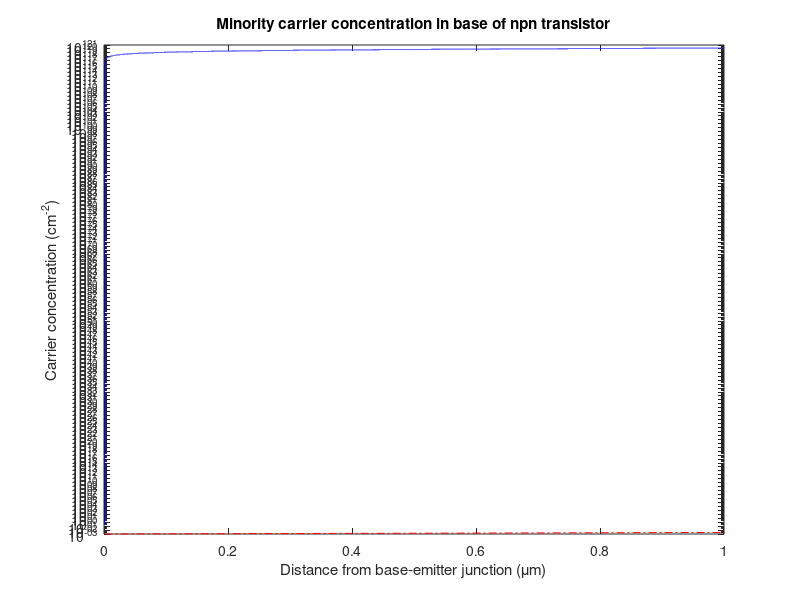

This figure's MATLAB source:
%% Static parameters
N_A   = 1e19;                 % Acceptor donor concentration (cm^-2)
mu_n  = 1417;                 % Electron mobility (cm^2 / V sec)
tau_n = 25e-9;                % Carrier lifetime (s)
n_i   = 1e10;                % Intrinsic carrier concentration (cm^-2)

n_p0 = 1e1;                   % Base minority carrier concentration, under T.E.
q    = 1.602e-19;             % Electron charge (magnitude)
k_B  = 1.381e-23;             % Boltzmann's constant (J / K )
T    = 300;                   % Temperature (K)

D_n  = mu_n * k_B * T / q;    % Diffusivity (cm^2 / sec)
L_n  = sqrt(D_n*tau_n);       % Minority carrier diffusion length (cm)

base_coeff     = n_i^2/N_A;   % Constant multiplier
exponent_coeff = q/(k_B * T); % Constant exponent

%% Test parameters
W_B  = 1e-3;                  % Width of base (cm)
V_BE = 0.1;                   % Voltage across base-emitter junction (V)
V_CE = -7;                    % Voltage across base-collector junction (V)

%% Simulation
all_x = linspace(0, W_B, 50e3);
V_BC = V_BE - V_CE;
delta_n_2 = n_p0 + base_coeff*(exp(exponent_coeff * (-V_BE))-1);
delta_n_3 = n_p0 + base_coeff*(exp(exponent_coeff * (V_BC))-1);

common_denom   = sinh(W_B/L_n);

for i = 1:size(all_x,2)
    x = all_x(i);
    delta_n(i) = delta_n_2 * (sinh((W_B - x)/L_n)/common_denom) + delta_n_3 * (sinh(x/L_n)/common_denom);
end

%% Plot results
figure(1);
semilogy(all_x*1e3, delta_n, 'b-');
line([0 n_p0], [W_B n_p0], 'LineStyle', '-.', 'Color', 'r');
title('Minority carrier concentration in base of npn transistor');
xlabel('Distance from base-emitter junction (\mum)');
ylabel('Carrier concentration (cm^{-2})');
xlim([-1e-3, W_B*1e3]);
% plot(delta_n)
